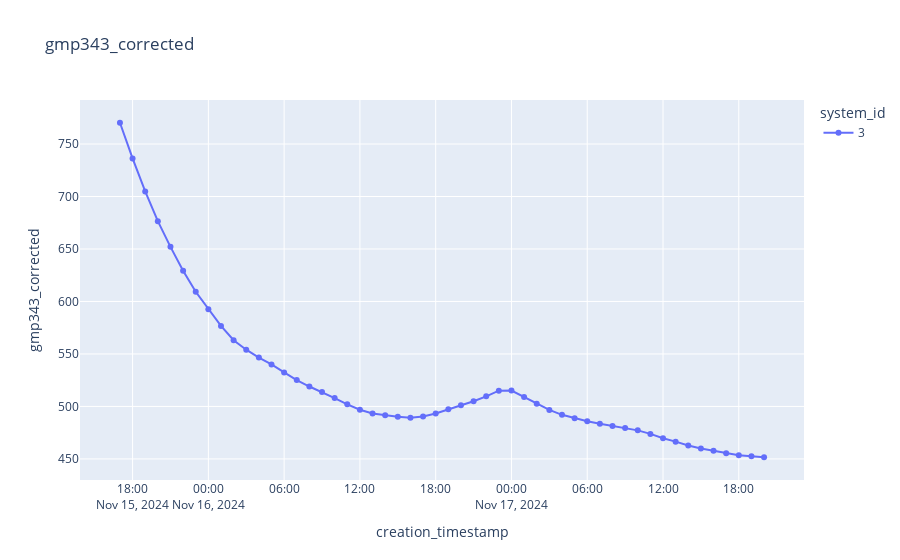

This figure's notebook cell:
### Code cell
plot_sensor_measurement(df,sensor_id=sensor_id,col_name="gmp343_corrected",filter=filter)
